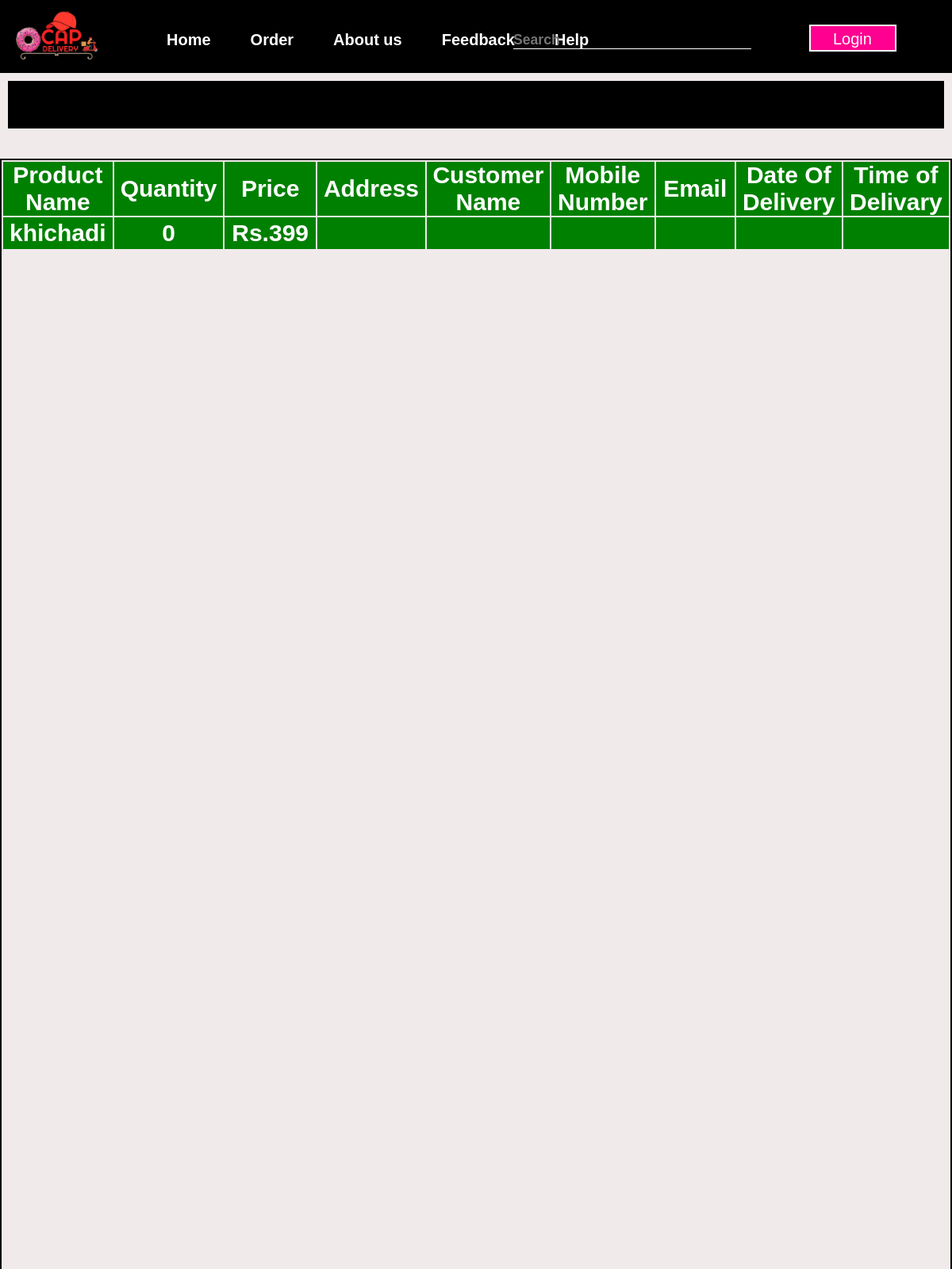
The page /order/order.php on the database its author committed.
### tables this page shows
CREATE TABLE `orders` (
  `qty` int(11) NOT NULL,
  `name_` varchar(255) NOT NULL,
  `phone` varchar(255) NOT NULL,
  `email` varchar(255) NOT NULL,
  `address_` text NOT NULL,
  `date_` varchar(255) NOT NULL,
  `time_` varchar(255) NOT NULL,
  `pro_name` varchar(255) NOT NULL,
  `pro_price` varchar(255) NOT NULL
);

### user_registration/session.php (called while the page is built, shortened)
<?php
$email = $_SESSION['email'];
?>

### order/order.php (the view, shortened to what this page needs)
<?php
include "../user_registration/session.php"?>
<!DOCTYPE html>
<html lang="en">
<head>
    <link rel="stylesheet" href="order.css">
</head>
<body>
<?php include "../navbar/navbar.php"?>
<h1 id="big-head">Your order</h1>
<div class="all_dat">
    <table>
        <thead>
            <tr>
                <th>Product Name</th>
                <th>Quantity</th>
                <th>Price</th>
                <th>Address</th>
                <th>Customer Name</th>
                <th>Mobile Number</th>
                <th>Email</th>
                <th>Date Of Delivery</th>
                <th>Time of Delivary</th>
            </tr>
        </thead>
        <tbody>
        <?php
$servername = "localhost";
$username = "root";
$password = "";
$dbname = "food_delivery";
$connection = new mysqli($servername, $username, $password, $dbname);
    $sql = "SELECT * FROM  `orders` WHERE email LIKE '$email' ";
 $result = mysqli_query($connection, $sql);
if($result == True){
 $num = mysqli_num_rows($result);
 if($num > 0){
  while($row = mysqli_fetch_assoc($result)){
    $qty = $row['qty'];
    $name_ = $row['name_'];
    $phone= $row['phone'];
    $email = $row['email'];
    $address = $row['address_'];
    $date_= $row['date_'];
    $time_= $row['time_'];
    $pro_name= $row['pro_name'];
    $pro_price= $row['pro_price'];
    ?>
            <tr>
                <th><?php echo $pro_name ?></th>
                <th><?php echo $qty?></th>
                <th><?php echo $pro_price?></th>
                <th><?php echo $address?></th>
                <th><?php echo $name_?></th>
                <th><?php echo $phone?></th>
                <th><?php echo $email?></th>
                <th><?php echo $date_?></th>
                <th><?php echo $time_?></th>
                </tr>
                <?php
  }
 }
 else{
 }
}
?>
        </tbody>
    </table>
</div>
</body>
</html>

### order/order.css (style rules this page uses)
#big-head { color: black; text-align: center; margin: 10px 10px; }
body { background-color: rgba(239, 233, 233, 0.918); }
h1 { background-color: black; color: white; text-transform: capitalize; text-align: center; height: 60px; padding: 10px; }
table { height: 100%; position: absolute; top: 200px; border: 2px solid black; display: block; border: 2px solid black; }
table tr th { background-color:green; color: white; height: 40px; width: 346px; font-size: 30px; }
table tbody tr { font-size: 20px; text-align: center ; font-weight: bold; }

### rows shown on the page
orders: pro_name "khichadi", qty "0", pro_price "Rs.399"
